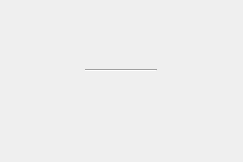
<?xml version="1.0" encoding="UTF-8"?>
<ui version="4.0">
 <class>Form</class>
 <widget class="QWidget" name="Form">
  <property name="geometry">
   <rect>
    <x>0</x>
    <y>0</y>
    <width>243</width>
    <height>162</height>
   </rect>
  </property>
  <property name="windowTitle">
   <string>Form</string>
  </property>
  <widget class="QFrame" name="frame">
   <property name="geometry">
    <rect>
     <x>0</x>
     <y>0</y>
     <width>191</width>
     <height>141</height>
    </rect>
   </property>
   <property name="frameShape">
    <enum>QFrame::NoFrame</enum>
   </property>
   <property name="frameShadow">
    <enum>QFrame::Raised</enum>
   </property>
   <property name="lineWidth">
    <number>0</number>
   </property>
   <widget class="ColdCathodeGauge" name="GCC">
    <property name="geometry">
     <rect>
      <x>7</x>
      <y>14</y>
      <width>100</width>
      <height>121</height>
     </rect>
    </property>
    <property name="toolTip">
     <string/>
    </property>
    <property name="controlsLocation" stdset="0">
     <enum>PCDSSymbolBase::Left</enum>
    </property>
    <property name="channelsPrefix" stdset="0">
     <string>ca://${GCC}</string>
    </property>
    <property name="controlButtonHorizontal" stdset="0">
     <bool>false</bool>
    </property>
   </widget>
   <widget class="Line" name="line_1">
    <property name="geometry">
     <rect>
      <x>85</x>
      <y>62</y>
      <width>72</width>
      <height>16</height>
     </rect>
    </property>
    <property name="orientation">
     <enum>Qt::Horizontal</enum>
    </property>
   </widget>
   <widget class="RoughGauge" name="GPI">
    <property name="geometry">
     <rect>
      <x>120</x>
      <y>47</y>
      <width>71</width>
      <height>50</height>
     </rect>
    </property>
    <property name="toolTip">
     <string/>
    </property>
    <property name="channelsPrefix" stdset="0">
     <string>ca://${GPI}</string>
    </property>
   </widget>
   <zorder>line_1</zorder>
   <zorder>GCC</zorder>
   <zorder>GPI</zorder>
  </widget>
 </widget>
 <customwidgets>
  <customwidget>
   <class>PCDSSymbolBase</class>
   <extends>QWidget</extends>
   <header>pcdswidgets.vacuum.base</header>
  </customwidget>
  <customwidget>
   <class>RoughGauge</class>
   <extends>PCDSSymbolBase</extends>
   <header>pcdswidgets.vacuum.gauges</header>
  </customwidget>
  <customwidget>
   <class>ColdCathodeGauge</class>
   <extends>PCDSSymbolBase</extends>
   <header>pcdswidgets.vacuum.gauges</header>
  </customwidget>
 </customwidgets>
 <resources/>
 <connections/>
</ui>
